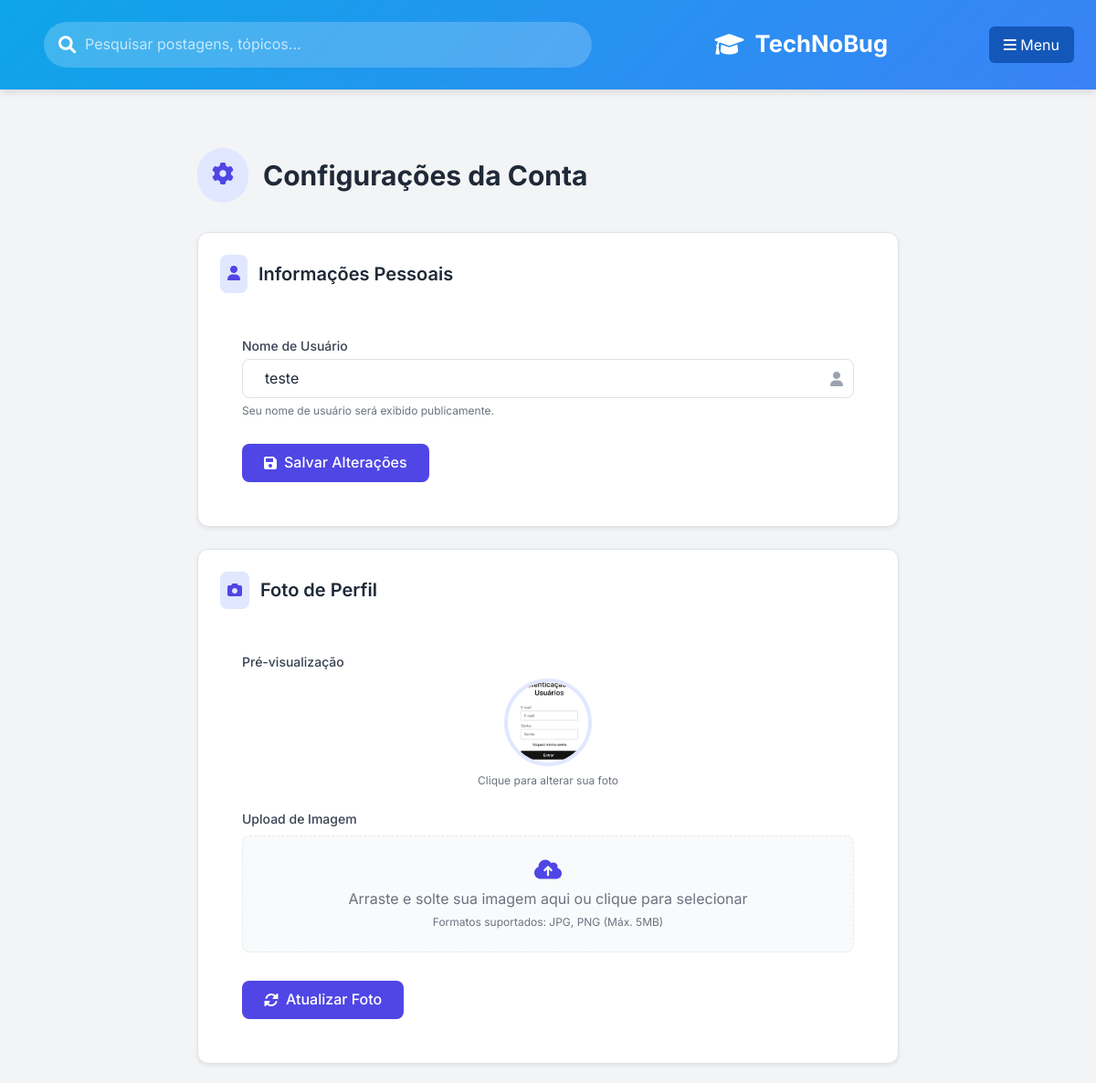
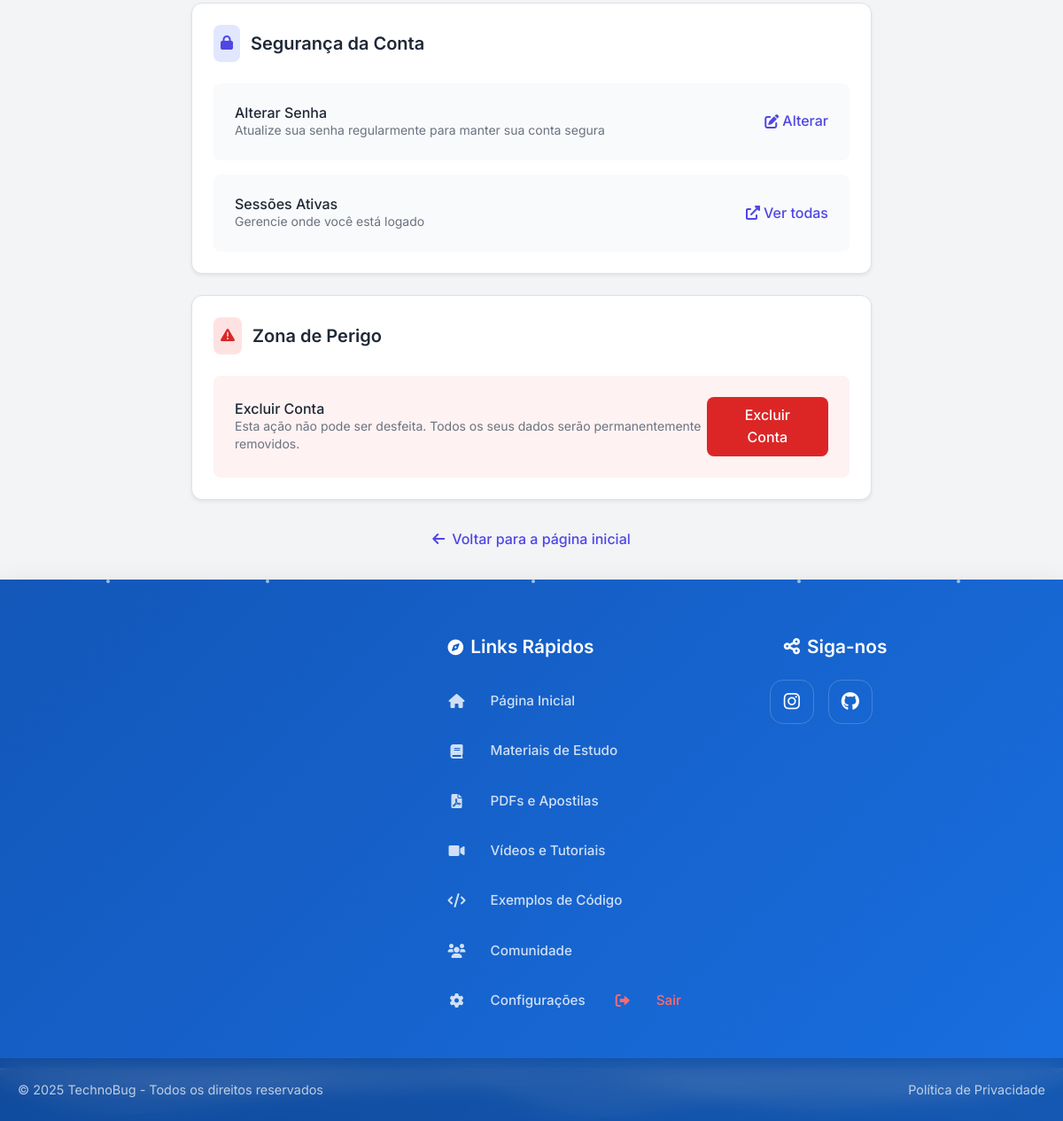
Screenshot of /configuracoes (signed in) with the database file from the repository (2 pictures, top to bottom).
### backend/models.py (models this page shows)
class User(db.Model):
    __tablename__ = 'users'
    id = db.Column(db.Integer, primary_key=True)
    username = db.Column(db.String(80), unique=True, nullable=False)
    email = db.Column(db.String(120), unique=True, nullable=False)
    password = db.Column(db.String(256))
    profile_pic = db.Column(db.String(120), default='default.png')
    is_admin = db.Column(db.Boolean, default=False)
    is_moderator = db.Column(db.Boolean, default=False)
    created_at = db.Column(db.DateTime, default=lambda: datetime.now(pytz.UTC))
    visited_pages = db.Column(db.Text, default='')
    last_activity = db.Column(db.DateTime, default=lambda: datetime.now(pytz.UTC))
    posts = db.relationship('Post', backref='author', lazy=True)
    comments = db.relationship('Comment', backref='author', lazy=True)
    likes = db.relationship('Like', backref='user', lazy=True)

### app.py (the view)
@app.route('/configuracoes')
@track_page_visit('configuracoes')
def configuracoes():
    user_id = session.get('user_id')
    if not user_id:
        flash('Por favor, faça login para acessar esta página.', 'error')
        return redirect(url_for('registroelogin'))
    user = db.session.get(User, user_id)
    if not user:
        session.clear()
        flash('Sua sessão expirou ou o usuário não existe mais.', 'error')
        return redirect(url_for('registroelogin'))
    return render_template('configuracoes.html', user=user)

### templates/configuracoes.html (shortened to what this page needs)
<!DOCTYPE html>
<html lang="pt-BR">
<head>
    <link rel="stylesheet" href="https://cdnjs.cloudflare.com/ajax/libs/font-awesome/6.4.0/css/all.min.css">
    <link href="https://cdn.jsdelivr.net/npm/bootstrap@5.3.0/dist/css/bootstrap.min.css" rel="stylesheet">
    <script src="https://cdn.tailwindcss.com"></script>
    <link rel="stylesheet" href="{{ url_for('static', filename='css/telainicial.css') }}">
    <link rel="stylesheet" href="{{ url_for('static', filename='css/configuracoes.css') }}">
    <link rel="stylesheet" href="{{ url_for('static', filename='css/footer.css') }}">
</head>
<body>
    <header class="app-header">
        <div class="header-content">
            <div class="search-bar">
                <i class="fas fa-search"></i>
                <input type="text" id="searchInput" placeholder="Pesquisar postagens, tópicos...">
            </div>
            <div class="logo" onclick="window.location.href = '{{ url_for('telainicial') }}';" style="cursor: pointer;">
                <i class="fas fa-graduation-cap"></i>
                <span>TechNoBug</span>
            </div>
            <button class="btn menu-btn" type="button" data-bs-toggle="offcanvas" data-bs-target="#offcanvasMenu" aria-controls="offcanvasMenu">
                <i class="fas fa-bars"></i>
                <span>Menu</span>
            </button>
        </div>
    </header>
    <div class="container">
        <main class="main-content">
            <section class="dashboard-section">
                <div class="max-w-3xl mx-auto">
                    <div class="flex items-center mb-8">
                        <div class="bg-indigo-100 p-3 rounded-full mr-4">
                            <i class="fas fa-cog text-indigo-600 text-2xl"></i>
                        </div>
                        <h1 class="text-3xl font-bold text-gray-800">Configurações da Conta</h1>
                    </div>
                    <div class="space-y-6">
                        <div class="bg-white rounded-xl shadow-sm p-6 border border-gray-100">
                            <div class="flex items-center mb-4">
                                <div class="bg-indigo-100 p-2 rounded-lg mr-3">
                                    <i class="fas fa-user text-indigo-600"></i>
                                </div>
                                <h2 class="text-xl font-semibold text-gray-800">Informações Pessoais</h2>
                            </div>
                            <form id="update-username-form" class="config-form" action="{{ url_for('update_username') }}" method="POST">
                                <div class="mb-4">
                                    <label for="username" class="block text-sm font-medium text-gray-700 mb-1">Nome de Usuário</label>
                                    <div class="relative">
                                        <input type="text" id="username" name="username" class="w-full px-4 py-2 border border-gray-300 rounded-lg focus:ring-2 focus:ring-indigo-500 focus:border-indigo-500 transition" value="{{ user.username }}" required>
                                        <div class="absolute inset-y-0 right-0 flex items-center pr-3 pointer-events-none">
                                        </div>
                                    </div>
                                    <span id="username-msg" class="text-xs mt-1 text-gray-500">Seu nome de usuário será exibido publicamente.</span>
                                </div>
                                <button type="submit" class="w-full sm:w-auto bg-indigo-600 hover:bg-indigo-700 text-white font-medium py-2 px-6 rounded-lg transition duration-200 flex items-center justify-center space-x-2">
                                    <i class="fas fa-save"></i>
                                    <span>Salvar Alterações</span>
                                </button>
                            </form>
                        </div>
                        <div class="bg-white rounded-xl shadow-sm p-6 border border-gray-100">
                            <div class="flex items-center mb-4">
                                <div class="bg-indigo-100 p-2 rounded-lg mr-3">
                                    <i class="fas fa-camera text-indigo-600"></i>
                                </div>
                                <h2 class="text-xl font-semibold text-gray-800">Foto de Perfil</h2>
                            </div>
                            <form id="update-profile-pic-form" class="config-form" action="{{ url_for('update_profile_pic') }}" method="POST" enctype="multipart/form-data">
                                <div class="mb-4">
                                    <label class="block text-sm font-medium text-gray-700 mb-2">Pré-visualização</label>
                                    <div class="flex flex-col items-center relative">
                                        <div class="relative group" style="cursor:pointer;" id="profile-pic-container">
                                            {% if user.profile_pic and user.profile_pic != 'default.png' %}
                                                <img id="profile-pic-preview-img" class="w-24 h-24 rounded-full object-cover border-4 border-indigo-100 group-hover:border-indigo-200 transition" src="{{ url_for('static', filename='Uploads/' + user.profile_pic) }}" alt="Foto de perfil">
                                            {% else %}
                                                <div id="profile-pic-avatar" class="w-24 h-24 rounded-full bg-indigo-600 text-white flex items-center justify-center text-4xl font-bold border-4 border-indigo-100 group-hover:border-indigo-200 transition">
                                                    {{ user.username[0]|upper }}
                                                </div>
                                            {% endif %}
                                        </div>
                                        <span class="text-xs mt-2 text-gray-500">Clique para alterar sua foto</span>
                                    </div>
                                </div>
                                <div class="mb-4">
                                    <label for="profile-pic" class="block text-sm font-medium text-gray-700 mb-2">Upload de Imagem</label>
                                    <div class="file-input-wrapper">
                                        <label class="file-input-button">
                                            <i class="fas fa-cloud-upload-alt"></i>
                                            <span>Arraste e solte sua imagem aqui ou clique para selecionar</span>
                                            <span class="text-xs mt-1 text-indigo-600">Formatos suportados: JPG, PNG (Máx. 5MB)</span>
                                        </label>
                                    </div>
                                </div>
                                <button type="submit" class="w-full sm:w-auto bg-indigo-600 hover:bg-indigo-700 text-white font-medium py-2 px-6 rounded-lg transition duration-200 flex items-center justify-center space-x-2">
                                    <i class="fas fa-sync-alt"></i>
                                    <span>Atualizar Foto</span>
                                </button>
                            </form>
                        </div>
                        <div class="bg-white rounded-xl shadow-sm p-6 border border-gray-100">
                            <div class="flex items-center mb-4">
                                <div class="bg-indigo-100 p-2 rounded-lg mr-3">
                                    <i class="fas fa-lock text-indigo-600"></i>
                                </div>
                                <h2 class="text-xl font-semibold text-gray-800">Segurança da Conta</h2>
                            </div>
                            <div class="space-y-4">
                                <div class="p-4 bg-gray-50 rounded-lg">
                                    <div class="flex justify-between items-center">
                                        <div>
                                            <h3 class="font-medium text-gray-800">Alterar Senha</h3>
                                            <p class="text-sm text-gray-500">Atualize sua senha regularmente para manter sua conta segura</p>
                                        </div>
                                        <button id="change-password-btn" class="text-indigo-600 hover:text-indigo-800 font-medium flex items-center space-x-1">
                                            <i class="fas fa-edit"></i>
                                            <span>Alterar</span>
                                        </button>
                                    </div>
                                </div>
                                <div class="p-4 bg-gray-50 rounded-lg">
                                    <div class="flex justify-between items-center">
                                        <div>
                                            <h3 class="font-medium text-gray-800">Sessões Ativas</h3>
                                            <p class="text-sm text-gray-500">Gerencie onde você está logado</p>
                                        </div>
                                        <button id="view-sessions-btn" class="text-indigo-600 hover:text-indigo-800 font-medium flex items-center space-x-1">
                                            <i class="fas fa-external-link-alt"></i>
                                            <span>Ver todas</span>
                                        </button>
                                    </div>
                                </div>
                            </div>
                        </div>
                        <div class="bg-white rounded-xl shadow-sm p-6 border border-red-100">
                            <div class="flex items-center mb-4">
                                <div class="bg-red-100 p-2 rounded-lg mr-3">
                                    <i class="fas fa-exclamation-triangle text-red-600"></i>
                                </div>
                                <h2 class="text-xl font-semibold text-gray-800">Zona de Perigo</h2>
                            </div>
                            <div class="space-y-4">
                                <div class="p-4 bg-red-50 rounded-lg">
                                    <div class="flex justify-between items-center">
                                        <div>
                                            <h3 class="font-medium text-gray-800">Excluir Conta</h3>
                                            <p class="text-sm text-gray-500">Esta ação não pode ser desfeita. Todos os seus dados serão permanentemente removidos.</p>
                                        </div>
                                        <button id="delete-account-btn" class="bg-red-600 hover:bg-red-700 text-white font-medium py-2 px-4 rounded-lg transition">
                                            Excluir Conta
                                        </button>
                                    </div>
                                </div>
                            </div>
                        </div>
                    </div>
                    <div class="mt-8 text-center">
                        <a href="{{ url_for('telainicial') }}" class="inline-flex items-center text-indigo-600 hover:text-indigo-800 font-medium">
                            <i class="fas fa-arrow-left mr-2"></i>
                            Voltar para a página inicial
                        </a>
                    </div>
                </div>
            </section>
        </main>
    </div>
    {% include 'footer.html' %}
</body>
</html>

### rows the page displays
User: username "teste", profile_pic (picture)
